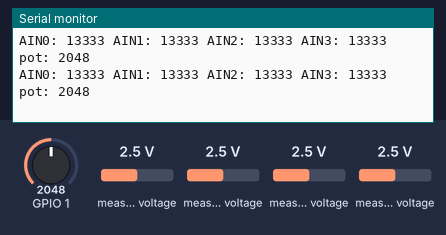
Bench run of a sketch on a simulated ESP32. On the bench: the last lines printed to the serial monitor. The inputs (shaded band) are chosen by the test bench; at power-on: measured voltage 2.5 V, GPIO 1 = 2048.

Above: at 1.2 s.
1.3 s: measured voltage (sensor 200) set to 0.1 V
At 1.42 s:
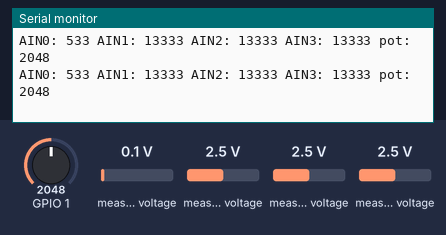
2.8 s: measured voltage (sensor 200) set to 1.2 V
At 2.84 s:
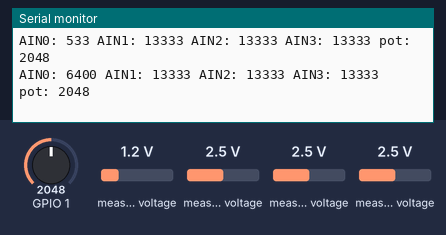
5.8 s: measured voltage (sensor 201) set to 0.1 V
At 5.8 s:
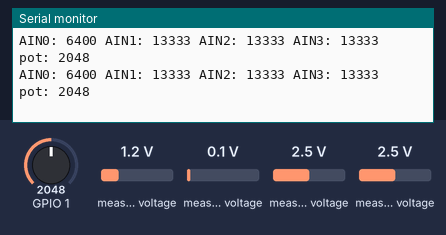
7.3 s: measured voltage (sensor 202) set to 0.1 V
At 7.32 s:
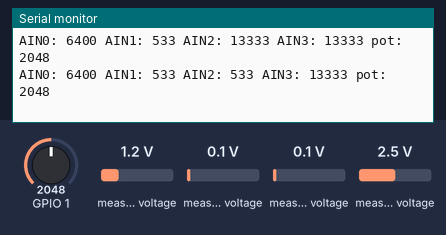
10.3 s: measured voltage (sensor 203) set to 0.1 V
At 10.3 s:
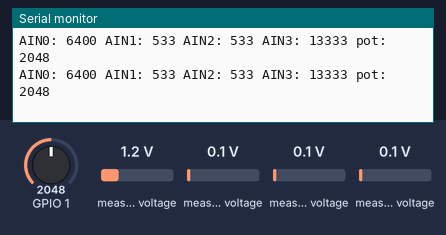
11.8 s: measured voltage (sensor 201) set to 1.2 V
At 11.82 s:
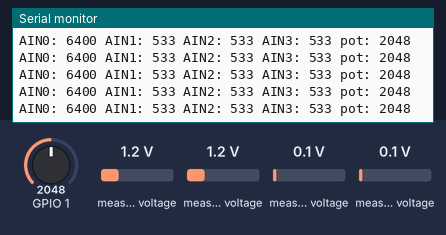
Timing chart, 0 to 14.8 s (numbered marks = the images above; inputs shaded):
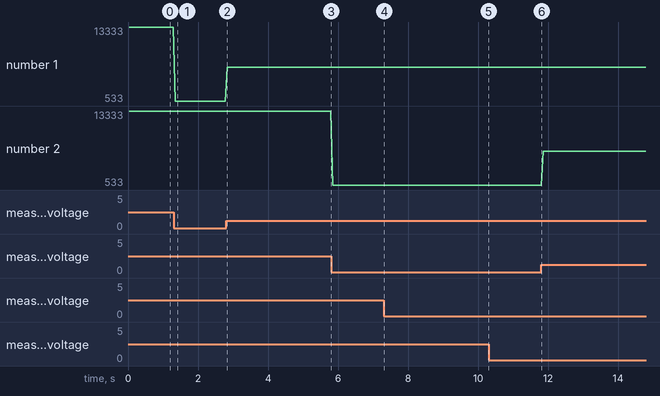

The sketch:

ADS1115_I2C.ino
```cpp
#include <Wire.h>
#include <Adafruit_ADS1015.h>

Adafruit_ADS1115 ads(0x48);

void setup(void){
  Serial.begin(9600);
  ads.begin();
}

void loop(void) {
  int16_t adc0,adc1,adc2,adc3, arpot;

  adc0 = ads.readADC_SingleEnded(0);
  adc1 = ads.readADC_SingleEnded(1);
  adc2 = ads.readADC_SingleEnded(2);
  adc3 = ads.readADC_SingleEnded(3);
  arpot = analogRead(1);


  Serial.print("AIN0: ");
  Serial.print(adc0);
  Serial.print(" AIN1: ");
  Serial.print(adc1);
  Serial.print(" AIN2: ");
  Serial.print(adc2);
  Serial.print(" AIN3: ");
  Serial.print(adc3);
  Serial.print(" pot: ");
  Serial.println(arpot);


}
```

Measured:
- after the input at 1.3 s, the serial monitor: prints a new line after 0.05 s (image 1)
- after the input at 2.8 s, the serial monitor: prints a new line at once (image 2)
- after the input at 7.3 s, the serial monitor: prints a new line at once (image 4)
- plotted number 1: 13333 → 533 after the input at 1.3 s, 533 → 6400 after the input at 2.8 s
- plotted number 2: 13333 → 533 after the input at 5.8 s
